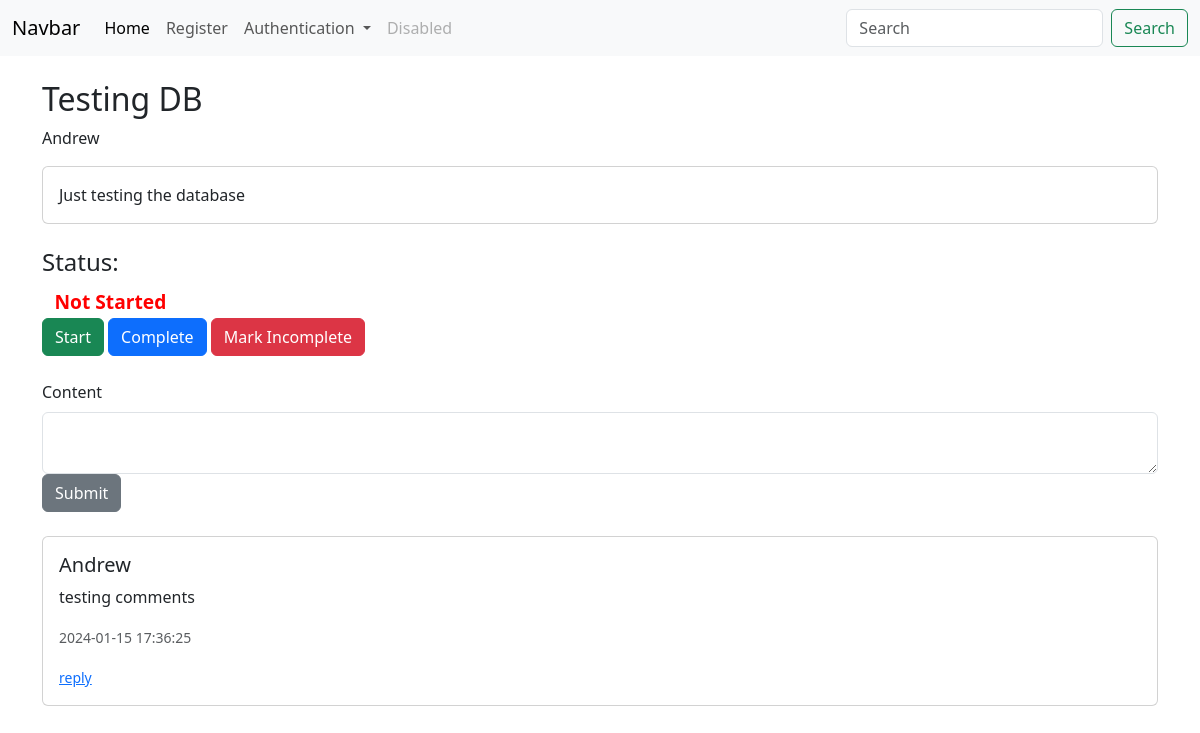
The page /group_task/4 (signed in) on the database its author committed.
### app/models/models.py (models this page shows, shortened)
class GroupTasks(db.Model): # TODO reference other users, and each user can see their tasks
    id = db.Column(db.Integer, primary_key=True)
    poster_id = db.Column(db.Integer, db.ForeignKey('users.id'))
    title = db.Column(db.String(55))
    content = db.Column(db.Text)
    due_date = db.Column(db.DateTime, default=datetime.utcnow)
    date_posted = db.Column(db.DateTime, default=datetime.utcnow)
    status = db.Column(db.Integer, default = 0)
    tally = db.Column(db.Integer, default = 0)

class Users(db.Model, UserMixin):
    id = db.Column(db.Integer, primary_key=True)
    key = db.Column(db.String(20), nullable=False)
    username = db.Column(db.String(20), nullable=False, unique=True)
    name = db.Column(db.String(40), nullable=False)
    date_added = db.Column(db.DateTime, default=datetime.utcnow)
    password_hash = db.Column(db.String(128))
    @property
    def password(self):
        raise AttributeError('password is not a readable attribute!')

class GroupTasksComments(db.Model):
    id = db.Column(db.Integer, primary_key=True, autoincrement=True)
    task_id = db.Column(db.Integer, db.ForeignKey('group_tasks.id'))
    parent_id = db.Column(db.Integer, db.ForeignKey('group_tasks_comments.id'), nullable=True, default = 0) # null by default
    poster_id = db.Column(db.Integer, db.ForeignKey('users.id'))
    content = db.Column(db.String(1000), nullable=False)
    date_posted = db.Column(db.DateTime, default=datetime.utcnow)
    last_updated = db.Column(db.DateTime, default=datetime.utcnow)
    tally = db.Column(db.Integer, default = 0)

### app/dash/routes.py (the view, shortened to what this page needs)
@dash_bp.route("/group_task/<int:id>", methods=['GET', 'POST'])
@login_required
def group_task(id):
    comment_form = GroupTaskCommentForm()
    if comment_form.validate_on_submit():
        return paul.post_task_comment_and_redirect(comment_form, id)
    comments = paul.get_task_comments(id)
    task = paul.get_task(id)
    name = paul.get_poster_name(task.poster_id)
    comment_form.content.data = '' # not entirely neccessary, paul handles this
    return render_template("group_task.html", id=id, comments = comments, task = task, name=name, comment_form=comment_form, get_name = paul.get_poster_name)

### app/forms.py
class GroupTaskCommentForm(FlaskForm):
    content = CKEditorField('Content', validators=[DataRequired()])
    submit = SubmitField("Submit")

class SearchForm(FlaskForm):
    searched = StringField("Searched", validators=[DataRequired()])
    submit = SubmitField("Submit")

### app/DataInterface/group.py (called while the page is built)
    def get_task_comments(self, id):
        task = GroupTasks.query.get_or_404(id)
        comments = []
        get_comments = GroupTasksComments.query.filter_by(parent_id=0, task_id = id).order_by(GroupTasksComments.date_posted).all()
        for i in get_comments:
            comments.append(i)
        return comments[::-1]

    def get_poster_name(self, poster_id ):
        return Users.query.filter_by(id = poster_id).first().name

    def get_task(self, id):
        return GroupTasks.query.get_or_404(id)

### run.py (called while the page is built)
@app.context_processor
def base():
    search_form = SearchForm()
    return dict(search_form=search_form)

### app/templates/group_task.html (shortened to what this page needs)
{% extends 'base.html' %}
{% block content %}
<div class="container mt-4">
    <h2>{{ task.title }}</h2>
    <p>{{ name }}</p>
    <div class="card mb-4">
        <div class="card-body">
            <p class="card-text" style="max-width: 800px; word-wrap: break-word;">{{ task.content }}</p>
        </div>
    </div>
    <div class="status mb-4">
        <h4>Status:</h4>
        {% if task.status == 0 %}
            <span class="badge badge-warning" style="font-size: larger; color: red;">Not Started</span>
        {% elif task.status == 1 %}
            <span class="badge badge-info" style="font-size: larger; color: orange;">In Progress</span>
        {% elif task.status == 2 %}
            <span class="badge badge-success" style="font-size: larger; color: green;">Completed</span>
        {% endif %}
        <form method="POST" class="mb-4">
            <button type="submit" name="start" value="1" class="btn btn-success">Start</button>
            <button type="submit" name="complete" value="2" class="btn btn-primary">Complete</button>
            <button type="submit" name="incomplete" value="0" class="btn btn-danger">Mark Incomplete</button>
        </form>
    </div>
    <form method="POST" class="mb-4">
        <div class="form-group">
            {{ comment_form.content.label(class="form-label") }}
            {{ comment_form.content(class="form-control") }}
        </div>
        {{ comment_form.submit(class="btn btn-secondary") }}
    </form>
    <div class="comments">
        {% for comment in comments %}
            <div class="card mb-2">
                <div class="card-body">
                    <h5 class="card-title">{{ get_name(comment.poster_id) }}</h5>
                    <p class="card-text">{{ comment.content }}</p>
                    <p class="card-text"><small class="text-muted">{{ comment.date_posted.strftime('%Y-%m-%d %H:%M:%S') }}</small></p>
                    <small><a href="{{url_for('dash_bp.comment', id=comment.id)}}">reply</a></small>
                </div>
            </div>
        {% endfor %}
    </div>
</div>
{% endblock %}

### rows shown on the page
GroupTasks: title "Testing DB", content "Just testing the database"
Users: name "Andrew"
GroupTasksComments: content "testing comments", date_posted "2024-01-15 17:36:25"

### other values the page prints
{{ comment_form.content.label(class="form-label") }} "Content"
